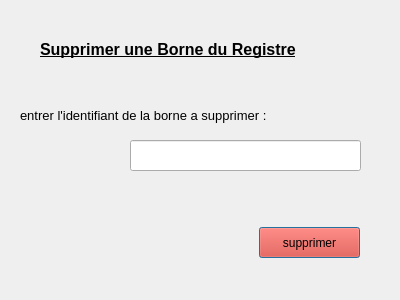
<?xml version="1.0" encoding="UTF-8"?>
<ui version="4.0">
 <class>interfaceSupprimerClass</class>
 <widget class="QDialog" name="interfaceSupprimerClass">
  <property name="geometry">
   <rect>
    <x>0</x>
    <y>0</y>
    <width>400</width>
    <height>300</height>
   </rect>
  </property>
  <property name="windowTitle">
   <string>Supprimer Borne</string>
  </property>
  <widget class="QLabel" name="label_2">
   <property name="geometry">
    <rect>
     <x>20</x>
     <y>100</y>
     <width>281</width>
     <height>31</height>
    </rect>
   </property>
   <property name="text">
    <string>&lt;!DOCTYPE HTML PUBLIC &quot;-//W3C//DTD HTML 4.0//EN&quot; &quot;http://www.w3.org/TR/REC-html40/strict.dtd&quot;&gt;
&lt;html&gt;&lt;head&gt;&lt;meta name=&quot;qrichtext&quot; content=&quot;1&quot; /&gt;&lt;style type=&quot;text/css&quot;&gt;
p, li { white-space: pre-wrap; }
&lt;/style&gt;&lt;/head&gt;&lt;body style=&quot; font-family:'Noto Sans'; font-size:9pt; font-weight:400; font-style:normal;&quot;&gt;
&lt;table border=&quot;0&quot; style=&quot;-qt-table-type: root; margin-top:4px; margin-bottom:4px; margin-left:4px; margin-right:4px;&quot;&gt;
&lt;tr&gt;
&lt;td style=&quot;border: none;&quot;&gt;
&lt;p style=&quot; margin-top:0px; margin-bottom:0px; margin-left:0px; margin-right:0px; -qt-block-indent:0; text-indent:0px;&quot;&gt;&lt;span style=&quot; font-size:10pt;&quot;&gt;entrer l'identifiant de la borne a supprimer :&lt;/span&gt;&lt;/p&gt;&lt;/td&gt;&lt;/tr&gt;&lt;/table&gt;&lt;/body&gt;&lt;/html&gt;</string>
   </property>
  </widget>
  <widget class="QPushButton" name="boutton_supprimer">
   <property name="geometry">
    <rect>
     <x>259</x>
     <y>227</y>
     <width>101</width>
     <height>31</height>
    </rect>
   </property>
   <property name="toolTip">
    <string>&lt;!DOCTYPE HTML PUBLIC &quot;-//W3C//DTD HTML 4.0//EN&quot; &quot;http://www.w3.org/TR/REC-html40/strict.dtd&quot;&gt;
&lt;html&gt;&lt;head&gt;&lt;meta name=&quot;qrichtext&quot; content=&quot;1&quot; /&gt;&lt;style type=&quot;text/css&quot;&gt;
p, li { white-space: pre-wrap; }
&lt;/style&gt;&lt;/head&gt;&lt;body style=&quot; font-family:'Noto Serif Armenian'; font-size:9pt; font-weight:400; font-style:normal;&quot;&gt;
&lt;table style=&quot;-qt-table-type: root; margin-top:4px; margin-bottom:4px; margin-left:4px; margin-right:4px;&quot;&gt;
&lt;tr&gt;
&lt;td style=&quot;border: none;&quot;&gt;
&lt;p style=&quot; margin-top:0px; margin-bottom:0px; margin-left:0px; margin-right:0px; -qt-block-indent:0; text-indent:0px;&quot;&gt;&lt;span style=&quot; font-weight:600; font-style:italic;&quot;&gt;supprimer&lt;/span&gt;&lt;/p&gt;&lt;/td&gt;&lt;/tr&gt;&lt;/table&gt;&lt;/body&gt;&lt;/html&gt;</string>
   </property>
   <property name="styleSheet">
    <string notr="true">background-color: rgb(229, 53, 36);
font: 9pt &quot;Noto Serif Armenian&quot;;</string>
   </property>
   <property name="text">
    <string>supprimer</string>
   </property>
  </widget>
  <widget class="QLineEdit" name="identifiant">
   <property name="geometry">
    <rect>
     <x>130</x>
     <y>140</y>
     <width>231</width>
     <height>31</height>
    </rect>
   </property>
   <property name="styleSheet">
    <string notr="true">selection-color:  rgb(184, 217, 35);
border-color: rgb(252, 152, 11);
font: italic 10pt &quot;Noto Sans&quot;;</string>
   </property>
  </widget>
  <widget class="QLabel" name="label">
   <property name="geometry">
    <rect>
     <x>40</x>
     <y>40</y>
     <width>301</width>
     <height>20</height>
    </rect>
   </property>
   <property name="text">
    <string>&lt;!DOCTYPE HTML PUBLIC &quot;-//W3C//DTD HTML 4.0//EN&quot; &quot;http://www.w3.org/TR/REC-html40/strict.dtd&quot;&gt;
&lt;html&gt;&lt;head&gt;&lt;meta name=&quot;qrichtext&quot; content=&quot;1&quot; /&gt;&lt;style type=&quot;text/css&quot;&gt;
p, li { white-space: pre-wrap; }
&lt;/style&gt;&lt;/head&gt;&lt;body style=&quot; font-family:'Noto Sans'; font-size:9pt; font-weight:400; font-style:normal;&quot;&gt;
&lt;table border=&quot;0&quot; style=&quot;-qt-table-type: root; margin-top:4px; margin-bottom:4px; margin-left:4px; margin-right:4px;&quot;&gt;
&lt;tr&gt;
&lt;td style=&quot;border: none;&quot;&gt;
&lt;p style=&quot; margin-top:0px; margin-bottom:0px; margin-left:0px; margin-right:0px; -qt-block-indent:0; text-indent:0px;&quot;&gt;&lt;span style=&quot; font-size:12pt; font-weight:600; text-decoration: underline;&quot;&gt;Supprimer une Borne du Registre&lt;/span&gt;&lt;/p&gt;&lt;/td&gt;&lt;/tr&gt;&lt;/table&gt;&lt;/body&gt;&lt;/html&gt;</string>
   </property>
  </widget>
 </widget>
 <layoutdefault spacing="6" margin="11"/>
 <resources/>
 <connections/>
</ui>
